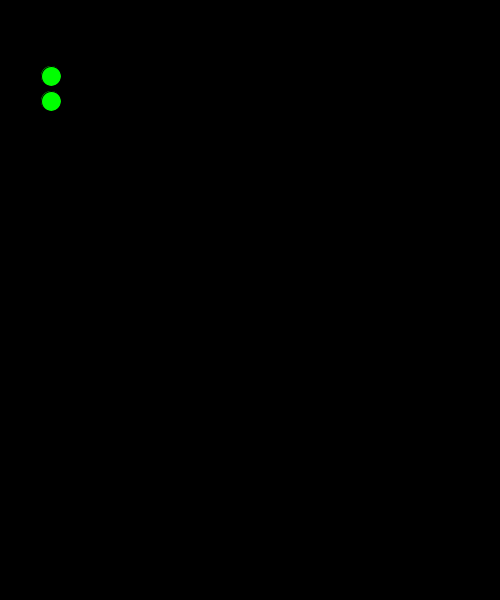
Frame 1 (no input)
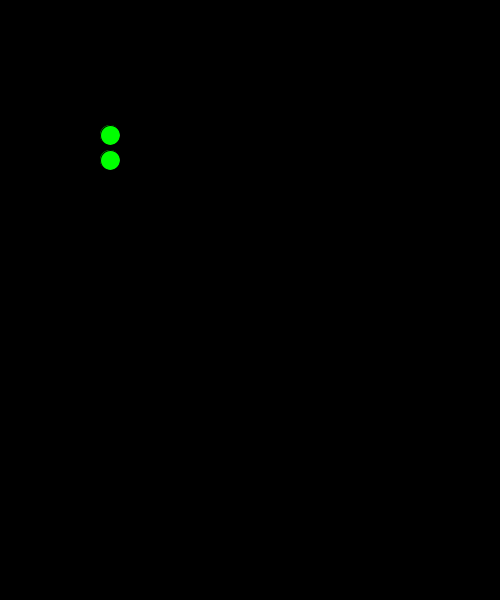
Frame 60 (the mouse pressed at the canvas centre just before this capture)
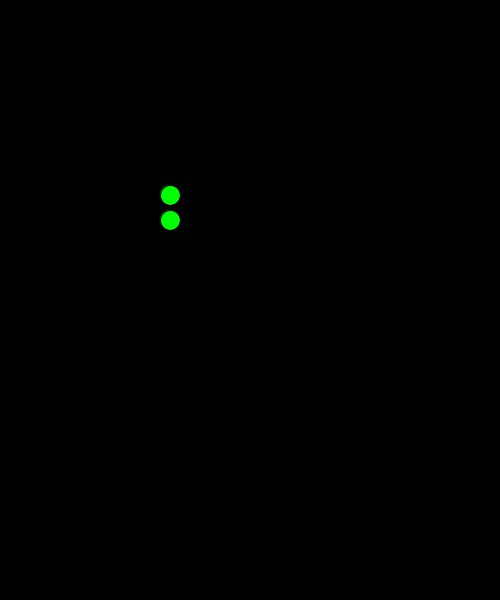
Frame 120 (the mouse held since frame 60 and released just before this capture)

The Processing sketch that drew these frames (run headless with seeded random() and noise(); from frame 60 on, the mouse is pressed at the canvas centre):

// Processing sketch: Partner
// ── Partner.pde
Ball myBall = new Ball(50,100,color(0,255,0));
Ball yourBall = new Ball(50,75,color(0,255,0));
void setup() {
  size(500, 600);
  ScreenSizeChecker();
  println("Exiting,not exiting");
  //exit();
}
void draw() {
  background(0);
  myBall.step();
  yourBall.step();
  fill(myBall.colour);
  fill(yourBall.colour);
  ellipse(myBall.x, myBall.y, myBall.diameter, myBall.diameter);
  ellipse(yourBall.x,yourBall.y,yourBall.diameter,yourBall.diameter);
}

// ── Main.pde
class Ball {
  float x ;
  float y ;
  float diameter ;
  color colour;
  float xSpeed;
  float ySpeed;

  Ball(float x, float y, color myColour) {
    this.x = x;
    this.y = y;
    diameter = 20;
    colour = myColour;
    xSpeed = 1;
    ySpeed = 1;
  }

  void step() {
    x += xSpeed;
    y += ySpeed;

    if (x+xSpeed < 0 || x+xSpeed > width) {
      xSpeed *= -1;
    }
    if (y+ySpeed < 0 || y+ySpeed > height) {
      ySpeed *= -1;
    }
  }
}

// ── screenSizeChecker.pde

void ScreenSizeChecker() {
  final String fullSize = "Width=" + displayWidth + "; Height=" + displayHeight;

  if (width > displayWidth) { 
    println ("ERROR: Change Pong Table size-width, it is too big."); 
    exit();
  }
  if (height > displayHeight) { 
    println ("ERROR: Change Pong Table size-height, it is too big"); 
    exit();
  }
  if (width == height) {
    println ("Full Screen Debugging: ", fullSize); //Used to compare against manually entered canvas size
    println ("ERROR: The Canvas is a Square causing problems with the ball bouncing. Width & Height are " + width + ", " + height); //Used to compare against manually entered canvas size
    println ("Please adjust on line, function 'size'.");
    println ("Do not size larger than the monitor: ", fullSize);
    exit(); //Used to exit the canvas, incorrectly puts the user reponsible for the coding
  }
}
